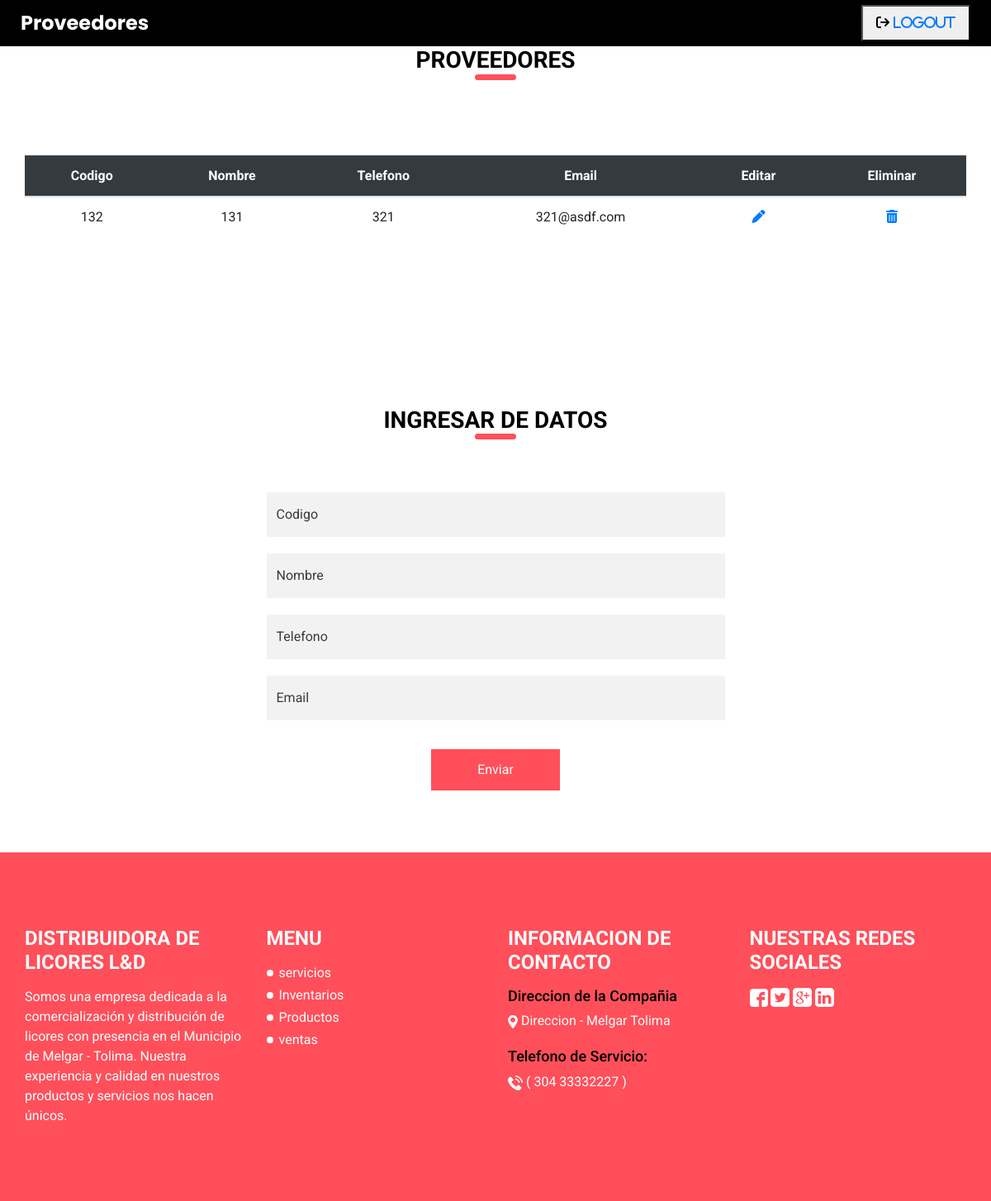
Page /proveedores.php on the committed database.
### tables this page shows
CREATE TABLE `proveedor` (
  `ProCodigo` int(30) NOT NULL,
  `ProNombre` varchar(30) DEFAULT NULL,
  `ProTelefono` varchar(20) DEFAULT NULL,
  `ProEmail` varchar(30) DEFAULT NULL,
  `ProEditar` varchar(1) DEFAULT NULL,
  `ProEliminar` varchar(20) DEFAULT NULL
);

### proveedores.php (the view, shortened to what this page needs)
<!DOCTYPE html>
<html>
<head>
  <link rel="stylesheet" type="text/css"
    href="https://cdnjs.cloudflare.com/ajax/libs/OwlCarousel2/2.1.3/assets/owl.carousel.min.css" />
  <link rel="stylesheet" type="text/css" href="css/bootstrap.css" />
  <link href="css/style.css" rel="stylesheet" />
  <link href="css/responsive.css" rel="stylesheet" />
</head>
<body>
  <div class="hero_area">
    <header class="header_section">
      <div class="container-fluid">
        <nav class="navbar navbar-expand-lg custom_nav-container ">
          <a class="navbar-brand" href="index.html">
            <span>
              Proveedores
            </span>
          </a>
            <form class="nav justify-content-end">
               <button class=nav-link href="index.html">
               <li class="fa-solid fa-arrow-right-from-bracket">
                   <a  href="index.html">Logout</a>
                 </li>
                </button>
             </form>
        </nav>
     </div>
    </header>
</div>
 <section class="service_section layout_padding-bottom">
  <div class="container">
    <div class="custom_heading-container">
        <h3 class= " ">
          Proveedores
        </h3>
     </div>
   </div>
 </section>
 <section class="service_section layout_padding-bottom">
  <div class="container">
    <div class="custom_heading-container">
    <?php
      $conexion=new PDO("mysql:host=localhost;dbname=distribuidora;","root");
          $busqueda=$conexion->prepare("SELECT * FROM proveedor");
          $busqueda->execute();
          $resultado = $busqueda->fetchAll();
      ?>
      <table class="table">
        <caption>
        </caption>
        <thead class="table-dark">
          <tr>
            <th scope="col">Codigo</th>
            <th scope="col">Nombre</th>
            <th scope="col">Telefono</th>
            <th scope="col">Email</th>
            <th scope="col">Editar</th>
            <th scope="col">Eliminar</th>
          </tr>
        </thead>
        <tbody>
          <?php
          foreach($resultado as $res)
          {
            echo "<tr>";
              echo "<td>".$res["ProCodigo"]."</td>";
              echo "<td>".$res["ProNombre"]."</td>";
              echo "<td>".$res["ProTelefono"]."</td>";
              echo "<td>".$res["ProEmail"]."</td>";
              echo "<td><a href='proveedores_Editar.php?ProCodigo=".$res['ProCodigo']."' class='fa-solid fa-pen'></a></td>";
              echo "<td><a href='proveedores_Eliminar.php?ProCodigo=".$res['ProCodigo']."' class='fa-solid fa-trash-can'></a></td>";
            echo "</tr>";
          }
          ?>
        </tbody>
      </table>
    </div>
  </div>
</section>
 <section class="contact_section layout_padding">
    <div class="custom_heading-container">
      <h3 class=" ">
        Ingresar de Datos
      </h3>
    </div>
    <div class="custom_heading-container">
    </div>
    <div class="container layout_padding2-top">
      <div class="row">
        <div class="col-md-6 mx-auto">
          <form action="proveedores_Nuevo.php" method="post" name="formulario">
            <div>
              <input type="text" placeholder="Codigo" id="ProCodigo" name="ProCodigo">
            </div>
            <div>
              <input type="text" placeholder="Nombre" id="inNombre" name="inNombre">
            </div>
            <div>
              <input type="text" placeholder="Telefono" id="inTelefono" name="inTelefono">
            </div>
            <div>
              <input type="email" placeholder="Email" id="inEmail" name="inEmail">
            </div>
            <div class="d-flex justify-content-center ">
              <button>
                Enviar
              </button>
            </div>
          </form>
        </div>
      </div>
    </div>
  </section>
    <section class="info_section layout_padding">
    <div class="container">
      <div class="row">
        <div class="col-md-3">
          <div class="info-logo">
            <h4>
              Distribuidora de Licores L&D
            </h4>
            <p>
              Somos una empresa dedicada a la comercialización y distribución de licores con presencia en el Municipio
              de Melgar - Tolima.
              Nuestra experiencia y calidad en nuestros productos y servicios nos hacen únicos.
            </p>
          </div>
        </div>
        <div class="col-md-3">
          <div class="info-nav">
            <h4>
              Menu
            </h4>
            <ul>
              <li>
                <a href="Service.html">
                  servicios
                </a>
              </li>
              <li>
                <a href="inventarios.php">
                 Inventarios
                </a>
              </li>
              <li>
                <a href="producto.php">
                  Productos
                </a>
              </li>
              <li>
                <a href="ventas.php">
                 ventas
                </a>
              </li>
            </ul>
          </div>
        </div>
        <div class="col-md-3">
          <div class="info-contact">
            <h4>
              Informacion de Contacto
            </h4>
            <div class="location">
              <h6>
                Direccion de la Compañia
              </h6>
              <a href="https://www.google.com/search?rlz=1C1GCEA_esCO1015CO1015&tbs=lf:1,lf_ui:2&tbm=lcl&sxsrf=ALiCzsa--PN_N25k9HzD6KMS24BdiQ896g:1663643717880&q=sicomoro+melgar&rflfq=1&num=10&rldimm=11821027064523561856#rlfi=hd:;si:11821027064523561856;mv:[[4.206029099999999,-74.6415378],[4.1964995,-74.65293030000001]];tbs:lrf:!1m4!1u3!2m2!3m1!1e1!1m4!1u2!2m2!2m1!1e1!2m1!1e2!2m1!1e3!3sIAE,lf:1,lf_ui:2">
                <img src="images/location.png" alt="">
                <span>
                  Direccion - Melgar Tolima
                </span>
              </a>
            </div>
            <div class="call">
              <h6>
                Telefono de Servicio:
              </h6>
              <a href="">
                <img src="images/telephone.png" alt="">
                <span>
                  ( 304 33332227 )
                </span>
              </a>
            </div>
          </div>
        </div>
        <div class="col-md-3">
          <div class="discover">
            <h4>
              Nuestras Redes Sociales
            </h4>
            <div class="social-box">
              <a href="https://www.facebook.com/">
                <img src="images/facebook.png" alt="">
              </a>
              <a href="https://twitter.com/">
                <img src="images/twitter.png" alt="">
              </a>
              <a href="http://localhost/DistribuidoraLyD/about.html">
                <img src="images/google-plus.png" alt="">
              </a>
              <a href="">
                <img src="images/linkedin.png" alt="">
              </a>
            </div>
          </div>
        </div>
      </div>
    </div>
  </section>
</body>
</html>

### css/style.css (style rules this page uses)
body { font-family: 'Roboto', sans-serif; color: #000000; background-color: #ffffff; }
.layout_padding { padding: 75px 0; }
.layout_padding2-top { padding-top: 45px; }
.layout_padding-bottom { padding-bottom: 75px; }
.custom_heading-container { display: -webkit-box; display: -ms-flexbox; display: flex; -webkit-box-pack: center; -ms-flex-pack: center; justify-content: center; }
.custom_heading-container h3 { text-transform: uppercase; font-weight: bold; color: #000000; position: relative; }
.custom_heading-container h3::before { content: ""; position: absolute; bottom: -7px; left: 50%; width: 50px; height: 7px; -webkit-transform: translateX(-50%); transform: translateX(-50%); background-color: #ff4f5a; border-radius: 15px; }
.header_section { background-color: #000000; font-family: "Poppins", sans-serif; }
.header_section .container-fluid { padding-right: 25px; padding-left: 25px; }
a, a:hover, a:focus { text-decoration: none; }
.navbar-brand { display: -webkit-box; display: -ms-flexbox; display: flex; -webkit-box-align: center; -ms-flex-align: center; align-items: center; }
.navbar-brand span { font-weight: bold; font-size: 24px; color: #ffffff; }
.custom_nav-container { z-index: 99999; padding: 5px 0; }
.service_section { text-align: center; position: relative; }
.service_section .custom_heading-container { margin-bottom: 15px; }
.service_section::before { content: ""; width: 200px; height: 175px; position: absolute; bottom: 95px; left: 50%; -webkit-transform: translateX(-50%); transform: translateX(-50%); background-size: cover; }
.contact_section input, .contact_section select { width: 100%; border: 0; padding: 15px 12px; background-color: #f2f2f2; outline: none; margin: 10px 0; }
.contact_section input::placeholder, .contact_section select::placeholder { color: #3a3a3a; }
.contact_section button { background-color: #ff4f5a; padding: 12px 55px; outline: none; border: none; border: 1px solid #ff4f5a; color: #fff; margin-top: 25px; }
.info_section { background-color: #ff4f5a; color: #ffffff; }
.info_section a { color: #ffffff; }
.info_section h4 { text-transform: uppercase; margin-top: 15px; margin-bottom: 15px; font-weight: bold; }
.info_section .info-nav ul { padding-left: 15px; }
.info_section .info-nav ul li { list-style-type: none; position: relative; margin: 3px 0; }
.info_section .info-nav ul li::before { content: ""; width: 8px; height: 8px; background-color: #ffffff; position: absolute; top: 50%; left: -15px; -webkit-transform: translateY(-50%); transform: translateY(-50%); border-radius: 100%; }
.info_section .info-contact h6 { color: #000000; font-size: 18px; }
.info_section .info-contact .call { margin-top: 20px; }

### css/responsive.css (style rules this page uses)
@media (min-width: 1200px) { .container { max-width: 1170px; } }

### rows in the picture
proveedor: ProCodigo "132", ProNombre "131", ProTelefono "321", ProEmail "321@asdf.com"
